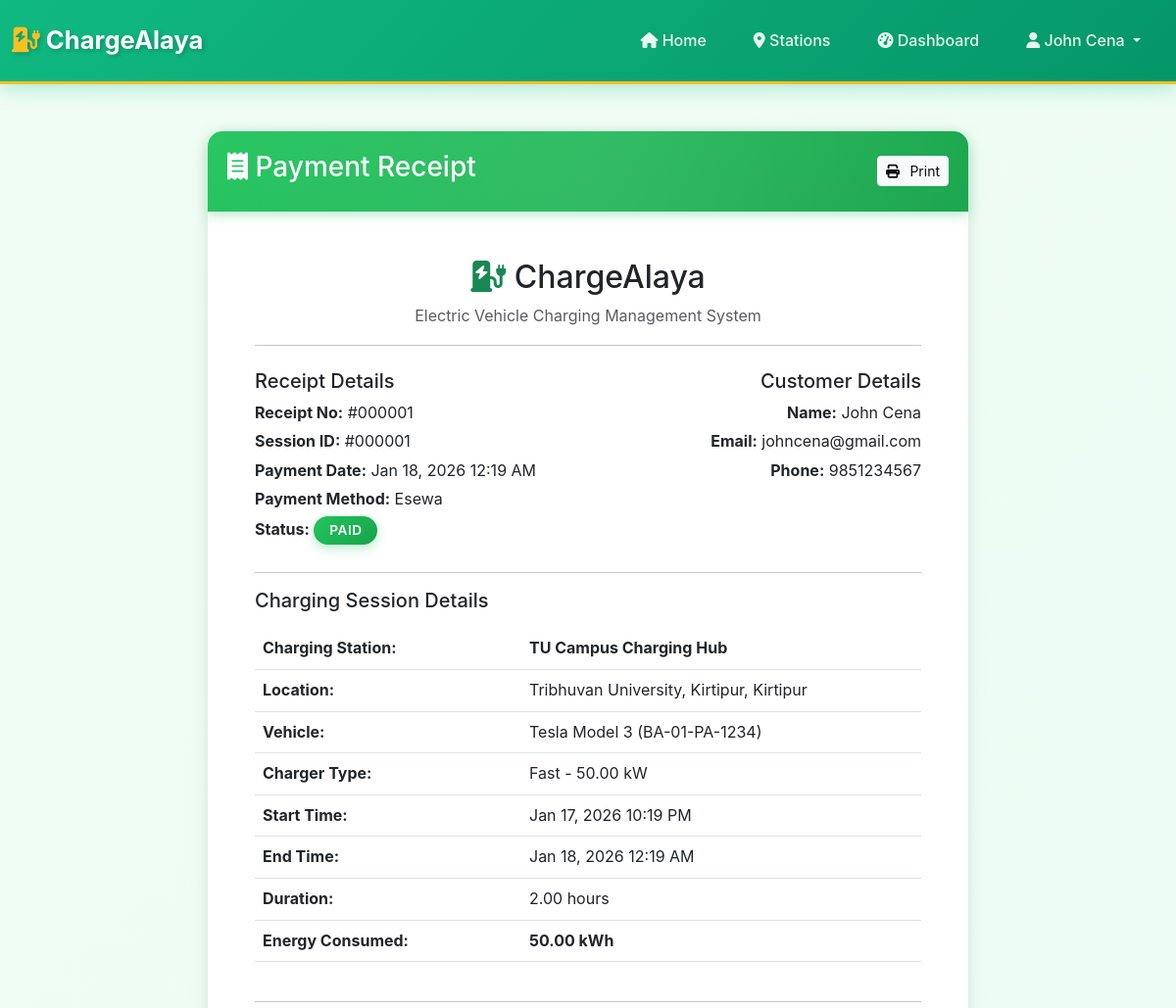
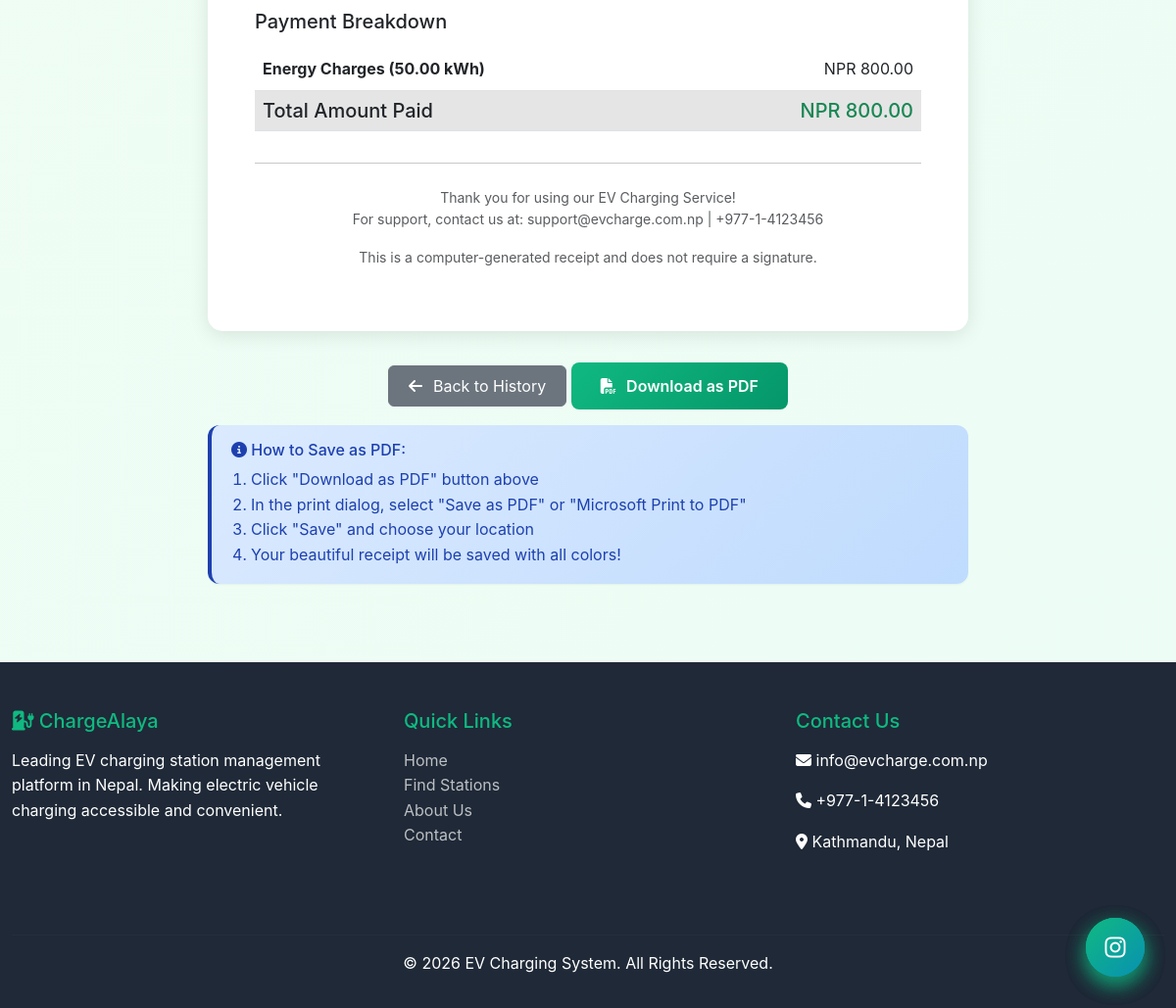
Page /user/view_receipt.php?session_id=1 (signed in) on the committed database (2 pictures, top to bottom).
### tables this page shows
CREATE TABLE `charging_sessions` (
  `session_id` int(11) NOT NULL,
  `user_id` int(11) NOT NULL,
  `vehicle_id` int(11) NOT NULL,
  `charger_id` int(11) NOT NULL,
  `start_time` datetime NOT NULL,
  `end_time` datetime DEFAULT NULL,
  `energy_used_kwh` decimal(10,2) DEFAULT NULL,
  `cost` decimal(10,2) DEFAULT NULL,
  `session_status` char(10) NOT NULL DEFAULT 'completed'
);

CREATE TABLE `payments` (
  `payment_id` int(11) NOT NULL,
  `session_id` int(11) NOT NULL,
  `user_id` int(11) NOT NULL,
  `amount` decimal(10,2) NOT NULL,
  `payment_method` enum('esewa','khalti','card','cash','pending') DEFAULT 'pending',
  `transaction_time` datetime DEFAULT current_timestamp(),
  `payment_status` enum('pending','paid') DEFAULT 'pending'
);

CREATE TABLE `users` (
  `user_id` int(11) NOT NULL,
  `first_name` varchar(100) NOT NULL,
  `last_name` varchar(100) NOT NULL,
  `email` varchar(255) NOT NULL,
  `password_hash` varchar(255) NOT NULL,
  `phone` varchar(10) NOT NULL,
  `role` enum('admin','station_owner','ev_owner') NOT NULL DEFAULT 'ev_owner',
  `status` enum('active','blocked') DEFAULT 'active',
  `created_at` timestamp NOT NULL DEFAULT current_timestamp()
);

CREATE TABLE `charging_stations` (
  `station_id` int(11) NOT NULL,
  `station_name` varchar(200) NOT NULL,
  `user_id` int(11) NOT NULL,
  `address` text NOT NULL,
  `city` varchar(100) DEFAULT NULL,
  `province` varchar(100) DEFAULT NULL,
  `latitude` decimal(10,8) DEFAULT NULL,
  `longitude` decimal(11,8) DEFAULT NULL,
  `operating_hours` varchar(100) DEFAULT NULL,
  `status` enum('online','offline','under_maintenance') DEFAULT 'online'
);

CREATE TABLE `vehicles` (
  `vehicle_id` int(11) NOT NULL,
  `user_id` int(11) NOT NULL,
  `brand` varchar(100) NOT NULL,
  `model` varchar(100) NOT NULL,
  `battery_capacity_kwh` decimal(6,2) DEFAULT NULL,
  `connector_type` varchar(50) DEFAULT NULL,
  `license_plate` varchar(50) DEFAULT NULL,
  `manufacturing_year` int(11) DEFAULT NULL
);

CREATE TABLE `chargers` (
  `charger_id` int(11) NOT NULL,
  `station_id` int(11) NOT NULL,
  `charger_type` enum('fast','normal') NOT NULL,
  `max_power_kw` decimal(6,2) NOT NULL,
  `connector_type` varchar(50) DEFAULT NULL,
  `status` enum('available','in_use','maintenance') DEFAULT 'available'
);

### partials/functions.php (called while the page is built, shortened)
<?php
function formatCurrency($amount) {
    return 'NPR ' . number_format($amount, 2);
}
function formatDateTime($datetime) {
    return date('M d, Y h:i A', strtotime($datetime));
}
?>

### user/view_receipt.php (the view, shortened to what this page needs)
<?php
include '../partials/header.php';
$db = new Database();
$conn = $db->connect();
$user_id = $_SESSION['user_id'];
$session_id = isset($_GET['session_id']) ? intval($_GET['session_id']) : 0;
$query = "SELECT cs.*, cst.station_name, cst.address, cst.city, v.brand, v.model, v.license_plate,
          c.charger_type, c.max_power_kw, p.*, u.first_name, u.last_name, u.email, u.phone
          FROM charging_sessions cs
          JOIN chargers c ON cs.charger_id = c.charger_id
          JOIN charging_stations cst ON c.station_id = cst.station_id
          JOIN vehicles v ON cs.vehicle_id = v.vehicle_id
          JOIN payments p ON cs.session_id = p.session_id
          JOIN users u ON cs.user_id = u.user_id
          WHERE cs.session_id = $session_id AND cs.user_id = $user_id";
$result = $conn->query($query);
$receipt = $result->fetch_assoc();
$duration = (strtotime($receipt['end_time']) - strtotime($receipt['start_time'])) / 3600;
?>
<div class="container my-5">
    <div class="row">
        <div class="col-md-8 mx-auto">
            <div class="card" id="receiptCard">
                <div class="card-header bg-success text-white">
                    <div class="d-flex justify-content-between align-items-center">
                        <h3><i class="fas fa-receipt"></i> Payment Receipt</h3>
                        <button onclick="window.print()" class="btn btn-light btn-sm">
                            <i class="fas fa-print"></i> Print
                        </button>
                    </div>
                </div>
                <div class="card-body p-5">
                    <div class="text-center mb-4">
                        <h2><i class="fas fa-charging-station text-success"></i> ChargeAlaya</h2>
                        <p class="text-muted">Electric Vehicle Charging Management System</p>
                        <hr>
                    </div>
                    <div class="row mb-4">
                        <div class="col-md-6">
                            <h5>Receipt Details</h5>
                            <p class="mb-1"><strong>Receipt No:</strong> #<?php echo str_pad($receipt['payment_id'], 6, '0', STR_PAD_LEFT); ?></p>
                            <p class="mb-1"><strong>Session ID:</strong> #<?php echo str_pad($receipt['session_id'], 6, '0', STR_PAD_LEFT); ?></p>
                            <p class="mb-1"><strong>Payment Date:</strong> <?php echo formatDateTime($receipt['transaction_time']); ?></p>
                            <p class="mb-1"><strong>Payment Method:</strong> <?php echo ucfirst($receipt['payment_method']); ?></p>
                            <p class="mb-1">
                                <strong>Status:</strong>
                                <span class="badge bg-success">PAID</span>
                            </p>
                        </div>
                        <div class="col-md-6 text-end">
                            <h5>Customer Details</h5>
                            <p class="mb-1"><strong>Name:</strong> <?php echo htmlspecialchars($receipt['first_name'] . ' ' . $receipt['last_name']); ?></p>
                            <p class="mb-1"><strong>Email:</strong> <?php echo htmlspecialchars($receipt['email']); ?></p>
                            <p class="mb-1"><strong>Phone:</strong> <?php echo htmlspecialchars($receipt['phone']); ?></p>
                        </div>
                    </div>
                    <hr>
                    <h5 class="mb-3">Charging Session Details</h5>
                    <div class="table-responsive mb-4">
                        <table class="table">
                            <tr>
                                <th width="40%">Charging Station:</th>
                                <td><strong><?php echo htmlspecialchars($receipt['station_name']); ?></strong></td>
                            </tr>
                            <tr>
                                <th>Location:</th>
                                <td><?php echo htmlspecialchars($receipt['address'] . ', ' . $receipt['city']); ?></td>
                            </tr>
                            <tr>
                                <th>Vehicle:</th>
                                <td><?php echo htmlspecialchars($receipt['brand'] . ' ' . $receipt['model']); ?>
                                    (<?php echo htmlspecialchars($receipt['license_plate']); ?>)</td>
                            </tr>
                            <tr>
                                <th>Charger Type:</th>
                                <td><?php echo ucfirst($receipt['charger_type']); ?> - <?php echo $receipt['max_power_kw']; ?> kW</td>
                            </tr>
                            <tr>
                                <th>Start Time:</th>
                                <td><?php echo formatDateTime($receipt['start_time']); ?></td>
                            </tr>
                            <tr>
                                <th>End Time:</th>
                                <td><?php echo formatDateTime($receipt['end_time']); ?></td>
                            </tr>
                            <tr>
                                <th>Duration:</th>
                                <td><?php echo number_format($duration, 2); ?> hours</td>
                            </tr>
                            <tr>
                                <th>Energy Consumed:</th>
                                <td><strong><?php echo number_format($receipt['energy_used_kwh'], 2); ?> kWh</strong></td>
                            </tr>
                        </table>
                    </div>
                    <hr>
                    <h5 class="mb-3">Payment Breakdown</h5>
                    <div class="table-responsive">
                        <table class="table">
                            <tr>
                                <th width="60%">Energy Charges (<?php echo number_format($receipt['energy_used_kwh'], 2); ?> kWh)</th>
                                <td class="text-end"><?php echo formatCurrency($receipt['cost']); ?></td>
                            </tr>
                            <tr class="table-active">
                                <th><h5 class="mb-0">Total Amount Paid</h5></th>
                                <td class="text-end"><h5 class="mb-0 text-success"><?php echo formatCurrency($receipt['amount']); ?></h5></td>
                            </tr>
                        </table>
                    </div>
                    <hr>
                    <div class="text-center mt-4">
                        <p class="text-muted small">
                            Thank you for using our EV Charging Service!<br>
                            For support, contact us at: support@evcharge.com.np | +977-1-4123456
                        </p>
                        <p class="text-muted small">
                            This is a computer-generated receipt and does not require a signature.
                        </p>
                    </div>
                </div>
            </div>
            <div class="text-center mt-3 no-print">
                <a href="charging_history.php" class="btn btn-secondary">
                    <i class="fas fa-arrow-left"></i> Back to History
                </a>
                <a href="receipt_pdf.php?session_id=<?php echo $session_id; ?>" class="btn btn-custom" target="_blank">
                    <i class="fas fa-file-pdf"></i> Download as PDF
                </a>
            </div>
            <div class="alert alert-info mt-3 no-print">
                <h6><i class="fas fa-info-circle"></i> How to Save as PDF:</h6>
                <ol class="mb-0" style="padding-left: 20px;">
                    <li>Click "Download as PDF" button above</li>
                    <li>In the print dialog, select "Save as PDF" or "Microsoft Print to PDF"</li>
                    <li>Click "Save" and choose your location</li>
                    <li>Your beautiful receipt will be saved with all colors!</li>
                </ol>
            </div>
        </div>
    </div>
</div>
<?php
include '../partials/footer.php';
?>

### assets/css/main.css (style rules this page uses)
:root { --primary-color: #10b981; --primary-dark: #059669; --primary-light: #34d399; --secondary-color: #3b82f6; --accent-blue: #0ea5e9; --accent-cyan: #06b6d4; --danger-color: #ef4444; --warning-color: #f59e0b; --success-color: #10b981; --info-color: #3b82f6; --dark-color: #1f2937; --darker-color: #111827; --light-color: #f9fafb; --gray-color: #6b7280; --gray-light: #e5e7eb; --border-color: #d1d5db; --electric-blue: #0891b2; --battery-green: #22c55e; --charging-yellow: #fbbf24; --shadow-sm: 0 1px 2px 0 rgba(0, 0, 0, 0.05); --shadow-md: 0 4px 6px -1px rgba(0, 0, 0, 0.1); --shadow-lg: 0 10px 15px -3px rgba(0, 0, 0, 0.1); --shadow-xl: 0 20px 25px -5px rgba(0, 0, 0, 0.1); }
* { margin: 0; padding: 0; box-sizing: border-box; }
body { font-family: 'Inter', 'Segoe UI', Tahoma, Geneva, Verdana, sans-serif; line-height: 1.6; color: #1f2937; background: linear-gradient(135deg, #f0fdf4 0%, #ecfdf5 100%); min-height: 100vh; }
html { scroll-behavior: smooth; }
.container { max-width: 1200px; }
.card { border: none; border-radius: 15px; box-shadow: 0 5px 15px rgba(0,0,0,0.08); transition: all 0.3s ease; margin-bottom: 2rem; }
.card-header { background: linear-gradient(135deg, var(--primary-color) 0%, var(--primary-dark) 100%); color: white; border-radius: 15px 15px 0 0 !important; padding: 1.25rem; font-weight: 600; font-size: 1.1rem; }
.btn-custom { background: linear-gradient(135deg, var(--primary-color) 0%, var(--primary-dark) 100%); border: none; color: white; padding: 12px 30px; border-radius: 8px; font-weight: 600; transition: all 0.3s ease; }
.alert { border-radius: 10px; border: none; padding: 1rem 1.5rem; }
.alert-info { background-color: #dbeafe; color: #1e40af; }
.badge { padding: 0.5rem 1rem; border-radius: 50px; font-weight: 600; font-size: 0.85rem; display: inline-flex; align-items: center; gap: 0.5rem; }
.bg-success { background: linear-gradient(135deg, #22c55e 0%, #16a34a 100%) !important; box-shadow: 0 4px 12px rgba(34, 197, 94, 0.3); }
.alert { border-radius: 12px; border: none; padding: 1rem 1.25rem; box-shadow: var(--shadow-sm); }
.alert-info { background: linear-gradient(135deg, #dbeafe 0%, #bfdbfe 100%); color: #1e40af; border-left: 4px solid #3b82f6; }
.btn-custom, .btn-warning-custom, .btn-secondary-custom, .btn-danger-custom { position: relative; overflow: hidden; z-index: 1; }
.btn-custom::before, .btn-warning-custom::before, .btn-secondary-custom::before, .btn-danger-custom::before { content: ''; position: absolute; top: 50%; left: 50%; width: 0; height: 0; border-radius: 50%; background: rgba(255, 255, 255, 0.3); transform: translate(-50%, -50%); transition: width 0.6s, height 0.6s; z-index: -1; }
.badge { animation: bounceIn 0.5s ease-out; font-weight: 600; padding: 0.5rem 1rem; letter-spacing: 0.5px; }
.card { transition: all 0.4s cubic-bezier(0.175, 0.885, 0.32, 1.275); border: none; animation: fadeInScale 0.6s ease-out; }
.card-header { background: linear-gradient(135deg, #10b981 0%, #059669 100%); border: none; position: relative; overflow: hidden; }
.card-header::after { content: ''; position: absolute; top: -50%; right: -50%; width: 200%; height: 200%; background: radial-gradient(circle, rgba(255,255,255,0.1) 0%, transparent 70%); animation: shimmer 3s linear infinite; }
.alert { animation: slideInRight 0.5s ease-out; border: none; border-left: 4px solid; }
.btn-secondary, a.btn-secondary, button.btn-secondary { padding: 0.5rem 1.25rem !important; }
.btn-secondary i.fas { margin-right: 0.5rem; }
.btn i.fas, .btn i.far { margin-right: 0.4rem; }

### assets/css/view_receipt.css (style rules this page uses)
@media screen { .card { box-shadow: 0 4px 20px rgba(0,0,0,0.1); } }

### rows in the picture
charging_sessions: payments.payment_id "000001", payments.session_id "000001", payments.transaction_time "Jan 18, 2026 12:19 AM", payments.payment_method "Esewa", user.last_name "John Cena", user.email "johncena@gmail.com", user.phone "9851234567", charging_stations.station_name "TU Campus Charging Hub", charging_stations.address+city "Tribhuvan University, Kirtipur, Kirtipur", vehicle.model "Tesla Model 3", vehicle.license_plate "BA-01-PA-1234", charger.charger_type "Fast", charger.max_power_kw "50.00", start_time "Jan 17, 2026 10:19 PM", end_time "Jan 18, 2026 12:19 AM", duration "2.00", energy_used_kwh "50.00", cost "NPR 800.00", payments.amount "NPR 800.00"

### other values in the picture
$_SESSION['name'] "John Cena"
